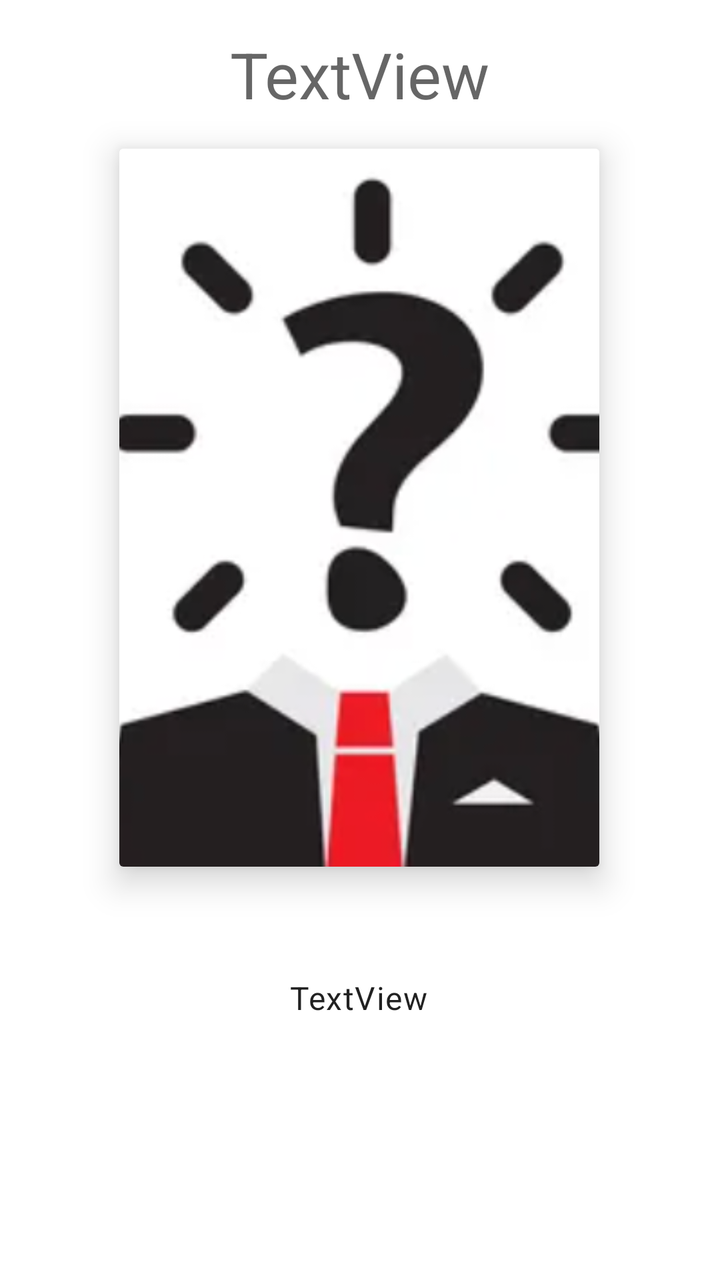
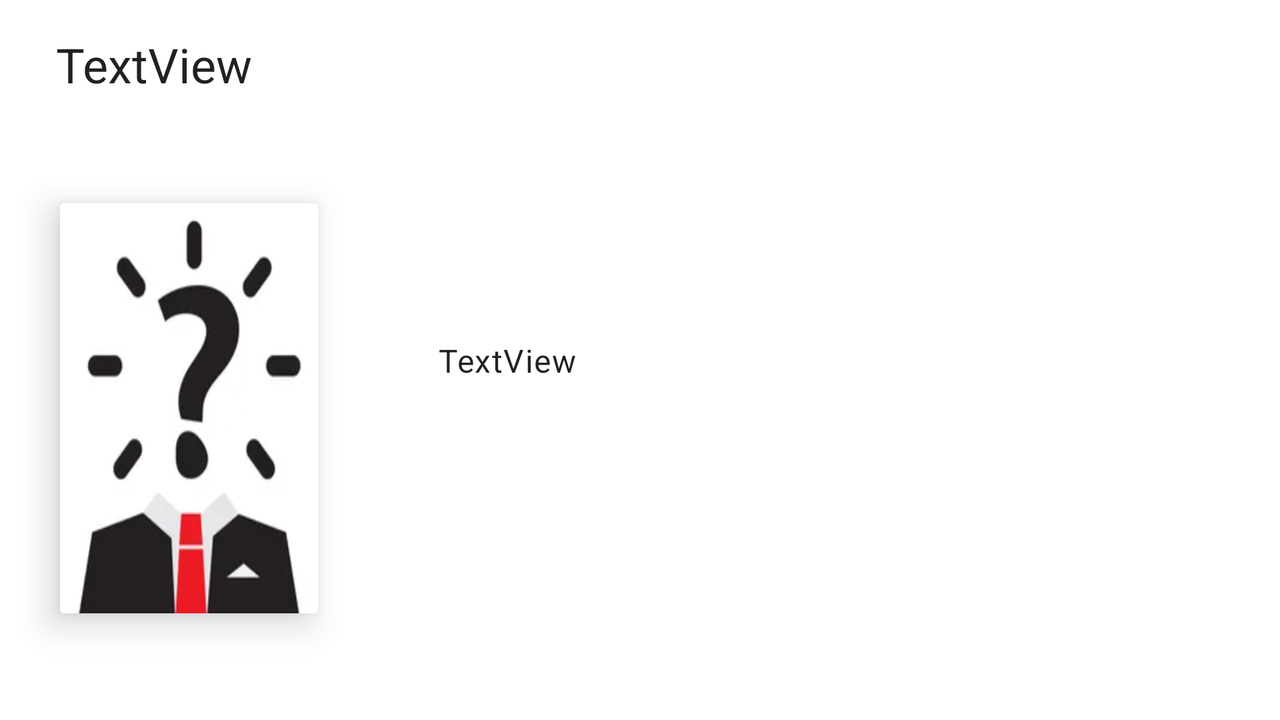

One screen, two layout resources from the same app: the default and the repository's alternative for another configuration. Each is rendered where Android would select it; the XML of both is given below.
<!-- AndroidManifest.xml: application theme Theme.CharacterViewer -->
<!-- res/layout/character_detail.xml -->
<?xml version="1.0" encoding="utf-8"?>
<androidx.constraintlayout.widget.ConstraintLayout xmlns:android="http://schemas.android.com/apk/res/android"
    xmlns:app="http://schemas.android.com/apk/res-auto"
    xmlns:tools="http://schemas.android.com/tools"
    android:layout_width="match_parent"
    android:layout_height="match_parent">


    <TextView
        android:id="@+id/title_textView"
        android:layout_width="wrap_content"
        android:layout_height="wrap_content"
        android:textAppearance="@style/TextAppearance.Material3.HeadlineLarge"
        app:layout_constraintBottom_toTopOf="@+id/character_cardView"
        app:layout_constraintEnd_toEndOf="parent"
        app:layout_constraintStart_toStartOf="parent"
        app:layout_constraintTop_toTopOf="parent"
        app:layout_constraintVertical_bias="0.5"
        tools:text="TextView" />

    <androidx.cardview.widget.CardView
        android:id="@+id/character_cardView"
        android:layout_width="wrap_content"
        android:layout_height="wrap_content"
        app:cardElevation="10dp"
        app:layout_constraintBottom_toBottomOf="parent"
        app:layout_constraintEnd_toEndOf="parent"
        app:layout_constraintHorizontal_bias="0.498"
        app:layout_constraintStart_toStartOf="parent"
        app:layout_constraintTop_toTopOf="parent"
        app:layout_constraintVertical_bias="0.265">

        <ImageView
            android:id="@+id/character_imageView"
            android:layout_width="240dp"
            android:layout_height="359dp"
            android:scaleType="centerCrop"
            android:src="@drawable/unknown" />
    </androidx.cardview.widget.CardView>

    <TextView
        android:id="@+id/description_textView"
        android:layout_width="wrap_content"
        android:layout_height="wrap_content"
        app:layout_constraintBottom_toBottomOf="parent"
        app:layout_constraintEnd_toEndOf="parent"
        app:layout_constraintHorizontal_bias="0.498"
        app:layout_constraintStart_toStartOf="parent"
        app:layout_constraintTop_toBottomOf="@+id/character_cardView"
        app:layout_constraintVertical_bias="0.271"
        tools:text="TextView"
        android:textAppearance="@style/TextAppearance.Material3.BodyLarge"
        android:padding="10dp"/>


</androidx.constraintlayout.widget.ConstraintLayout>
<!-- resources referenced by this layout -->
<resources>
  <!-- drawable unknown: png bitmap (drawable, 61143 bytes) -->
  <style name="Theme.CharacterViewer" parent="Theme.MaterialComponents.DayNight.DarkActionBar">
          
          <item name="colorPrimary">@color/purple_500</item>
          <item name="colorPrimaryVariant">@color/purple_700</item>
          <item name="colorOnPrimary">@color/white</item>
          
          <item name="colorSecondary">@color/teal_200</item>
          <item name="colorSecondaryVariant">@color/teal_700</item>
          <item name="colorOnSecondary">@color/black</item>
          
          <item name="android:statusBarColor">?attr/colorPrimaryVariant</item>
          
      </style>
</resources>
<!-- res/layout-land/character_detail.xml (the repository's variant of the layout above) -->
<!-- drawn on the phone turned sideways -->
<?xml version="1.0" encoding="utf-8"?>
<androidx.constraintlayout.widget.ConstraintLayout xmlns:android="http://schemas.android.com/apk/res/android"
    xmlns:app="http://schemas.android.com/apk/res-auto"
    xmlns:tools="http://schemas.android.com/tools"
    android:layout_width="match_parent"
    android:layout_height="match_parent">


    <TextView
        android:id="@+id/title_textView"
        android:layout_width="wrap_content"
        android:layout_height="wrap_content"
        android:layout_marginStart="28dp"
        android:layout_marginTop="16dp"
        android:textAppearance="@style/TextAppearance.Material3.HeadlineSmall"
        app:layout_constraintStart_toStartOf="parent"
        app:layout_constraintTop_toTopOf="parent"
        tools:text="TextView" />

    <androidx.cardview.widget.CardView
        android:id="@+id/character_cardView"
        android:layout_width="wrap_content"
        android:layout_height="wrap_content"
        android:layout_marginStart="30dp"
        app:cardElevation="10dp"
        app:layout_constraintBottom_toBottomOf="parent"
        app:layout_constraintStart_toStartOf="parent"
        app:layout_constraintTop_toBottomOf="@+id/title_textView">

        <ImageView
            android:id="@+id/character_imageView"
            android:layout_width="129dp"
            android:layout_height="205dp"
            android:scaleType="fitXY"
            android:src="@drawable/unknown" />

    </androidx.cardview.widget.CardView>

    <TextView
        android:id="@+id/description_textView"
        android:layout_width="0dp"
        android:layout_height="wrap_content"
        android:layout_marginStart="50dp"
        android:layout_marginEnd="50dp"
        android:padding="10dp"
        android:textAppearance="@style/TextAppearance.Material3.BodyLarge"
        app:layout_constraintBottom_toBottomOf="parent"
        app:layout_constraintEnd_toEndOf="parent"
        app:layout_constraintStart_toEndOf="@+id/character_cardView"
        app:layout_constraintTop_toTopOf="parent"
        tools:text="TextView" />

</androidx.constraintlayout.widget.ConstraintLayout>
